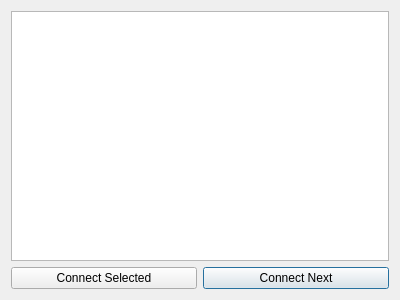
<?xml version="1.0" encoding="UTF-8"?>
<ui version="4.0">
 <class>CConnectionListDlg</class>
 <widget class="QDialog" name="CConnectionListDlg">
  <property name="geometry">
   <rect>
    <x>0</x>
    <y>0</y>
    <width>400</width>
    <height>300</height>
   </rect>
  </property>
  <property name="windowTitle">
   <string>Connection List</string>
  </property>
  <layout class="QGridLayout" name="gridLayout">
   <item row="1" column="1">
    <widget class="QPushButton" name="nextButton">
     <property name="text">
      <string>Connect Next</string>
     </property>
    </widget>
   </item>
   <item row="1" column="0">
    <widget class="QPushButton" name="connectButton">
     <property name="text">
      <string>Connect Selected</string>
     </property>
    </widget>
   </item>
   <item row="0" column="0" colspan="2">
    <widget class="QListWidget" name="listWidget"/>
   </item>
  </layout>
 </widget>
 <resources/>
 <connections/>
</ui>
